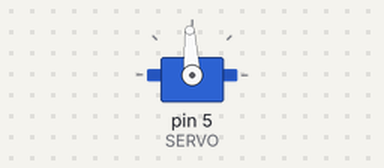
This sketch was run on a simulated Arduino Uno, built with avr-gcc and run on an emulated ATmega328P. Shown: servo. Wiring (inferred from the names in the program): servo: signal pin 5. Servo pulses on a pin are drawn as a servo (544–2400 µs = 0–180°).

Above: at 0.65 s.
At 1.55 s:
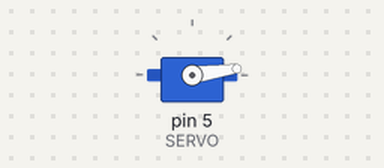
At 2.5 s:
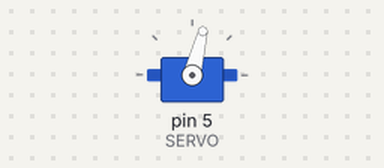
At 4.8 s:
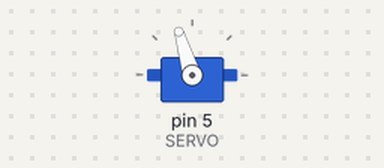
Timing chart, 0 to 6.2 s (numbered marks = the images above):
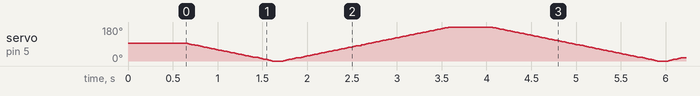

The sketch:

servo_motor.ino
```cpp
/* FileName: servo_motor
 *
 * Author: Ryan M. Bowen
 * Email:  rmb3518@gmail.com
 *
 * Description: Provides functionality to move a micro-servo.
 *              Uses a timer to pan the servo.
 *              Design for use in RoboCamp - Expert @ RIT
 *
 *
 * Date Modified: 08/06/2013
 *
 * PIN_OUT:
 *            5 ---> Servo PWM
 *
 * Hardware:  DFRobot Micro Servo Motor
 */

#define SERVO   5  // Servo Motor Pin


// Servo PWM values
#define SERVO_LOWER    500
#define SERVO_MID      1500
#define SERVO_UPPER    2600
#define SERVO_PAN_STEP 20

// Counter used in timer interrupt
int counter;

// Number of overflows for pan
int flowCount = 10;

// Direction of the servo
boolean servoDir;

// PWM value for the Servo
int servoValue;

/**
 *  setup - Setup pin modes, variables and set servo
 **/
void setup() {
  // Setup servo pin for output
  pinMode(SERVO,OUTPUT);

  // Reset the counter for timer overflows
  counter = 0;

  // Set the servoValue to the mid-value
  servoValue = SERVO_MID;

  // Move the servo to the center position
  // Using a loop here to ensure the servo
  // has ample time to get to the center
  for(int i=0; i<30; i++)
  {
     writeServo(servoValue);
     delay(20);
  }

  // Setup the Timer for panning
  setupPanningTimer();

  // Turn on the Timer for panning
  turnOnServoPan();

}

/**
 * Main looped code
 **/
void loop() {
  // NONE Here, only panning using timer interrupts
}

/**
 * writeServo - Creates the PWM pulse to move the servo.
 *              Needs to be called repeatedly ~10x every 20us or more
 *
 * @param pulseWidth - integer value of the PWM ON-Time Width
 */
void writeServo(int pulseWidth)
{

  // Set pulse High
  digitalWrite(SERVO, HIGH);

  // Wait for ON-Time width
  delayMicroseconds(constrain(pulseWidth, SERVO_LOWER, SERVO_UPPER) );

  // Bring pulse low
  digitalWrite(SERVO, LOW);

}

/**
 * setupPanningTimer - Sets a timer to be used to pan a servo
 **/
void setupPanningTimer()
{
  // Setup the Timer Interrupt

  // Timer2 - PreScalar 1024
  TCCR2A |= ( (1<<CS22) | (0<<CS21) | (1<<CS20) );

  // Normal Mode
  TCCR2A |= (0<<WGM21) | (0<<WGM20);

  // Use internal clock - external clock not used in Arduino
  ASSR   |= (0<<AS2);

  // Enable Timer2 Overflow Interrupt Enable
  // TIMSK2 |= (1<<TOIE2) | (0>>OCIE2A);

  // Reset the bottom value of the timer
  TCNT2 = 6;

}

/**
 * Start Panning by turning on Timer2
 **/
void turnOnServoPan()
{
   TIMSK2 |= (1<<TOIE2);
}

/**
 * Stop Panning by turning off Timer2
 */
void turnOffServoPan()
{
   TIMSK2 &= ~(1<<TOIE2);
}

/**
 * Interrupt Subroutine for Timer2 Overflow
 **/
ISR(TIMER2_OVF_vect)
{

  // Reset the timer 6 used for precision adjustment
  TCNT2 = 6;

  // Increment the counter
  counter += 1;

  // Check for desired number of overflows
  if( counter == flowCount ) {

      // Check the direction and continue in previous
      if( servoDir == false ){
         // Pan in same direction unless bound is hit, then reverse direction
         if( servoValue > SERVO_LOWER ){
           servoValue -= SERVO_PAN_STEP;
         }else{
           servoDir = true;
         }
      }else{
         //  Pan in same direction unless bound is hit, then reverse
         if( servoValue < SERVO_UPPER ){
           servoValue += SERVO_PAN_STEP;
         }else{
           servoDir = false;
         }
      }

      // Write the new value for the servo
      writeServo(servoValue);

      // Clear the counter
      counter = 0;
  }

}
```
